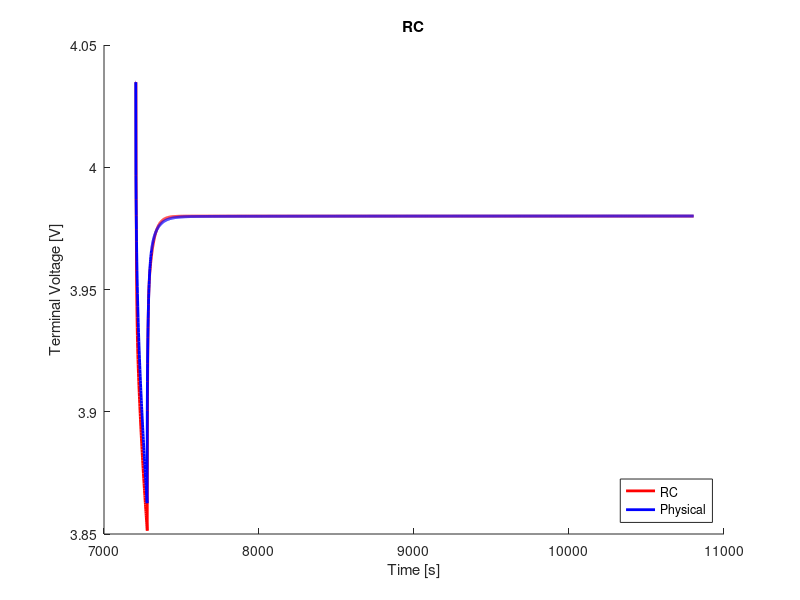

The MATLAB source for this figure:
clear;
clc;
close all;

%% load data
load('ocv_final.mat');
time_ocv = time;
load('pulse_5_c_2.mat');
load('rc2_cf_5_c.mat');

%% voltage limitations
v_max = 4.4;                                    % cut-over voltage
v_min = 3.0;                                    % cut-off voltage

%% resample ocv and soc
t1 = time_ocv(1);
t2 = time_ocv(end);
dt = 1;                                         % sample time
t = (t1:dt:t2) - t1;

ocv = interp1(time_ocv, ocv, t1:dt:t2);
soc = interp1(time_ocv, soc, t1:dt:t2);

s = length(time);

%% variables
Q = 16.8;
eta = 1.0;                                  % coulombic efficiency

n = 2;                                      % number of rc links
i_r = zeros(n, 1);
v_c = zeros(n, 1);
flag = 1;

%% compute soc
ind_init = soc(interp1(ocv, 1:length(ocv), V_batt_time(1), 'nearest'))
ind_init = interp1(soc, 1:length(soc), ind_init, 'nearest');
v_t(1) = ocv(ind_init);
z0 = soc(ind_init);
z = z0 - dt/(Q*3600)*eta*cumsum(I(1:end));

% manual fit
p = 3;
r0 = r0_cf(p);
r1 = r1_cf(p);
r2 = r2_cf(p);
% r3 = r3_cf(p);
c1 = c1_cf(p);
c2 = c2_cf(p);
% c3 = c3_cf(p);

r = [r1; r2];
c = [c1; c2];

%% compute terminal voltage
for j = 1:n
    f(j) = exp(-dt/(r(j)*c(j)));
end
for k = 1:s-1
    if flag == 1
        i_r(:, k+1) = diag(f)*i_r(:, k) + (1-f')*I(k);
        v_c(:, k) = i_r(:, k).*r;
        ind = interp1(soc, 1:length(soc), z(k), 'nearest');
        v_t(k+1) = ocv(ind) - sum(v_c(:, k)) - I(k).*r0;
        if v_t(k) < v_min
            fprintf('Reached lower voltage limit.');
            flag = 0;
        end
        if v_t(k) > v_max
            fprintf('Reached upper voltage limit.');
            flag = 0;
        end 
    end
end

%% compute rms error
v_t = reshape(v_t, size(V_batt_time));
rmse = 1000*sqrt(mean((V_batt_time - v_t).^2))     % [mV]

%% plot
figure(1);
hold on;
plot(time, v_t, 'r', 'LineWidth', 2)
hold on;
plot(time, V_batt_time, 'b', 'LineWidth', 2)
xlabel('Time [s]')
ylabel('Terminal Voltage [V]')
title('RC')
legend('RC', 'Physical', 'location', 'southeast')
